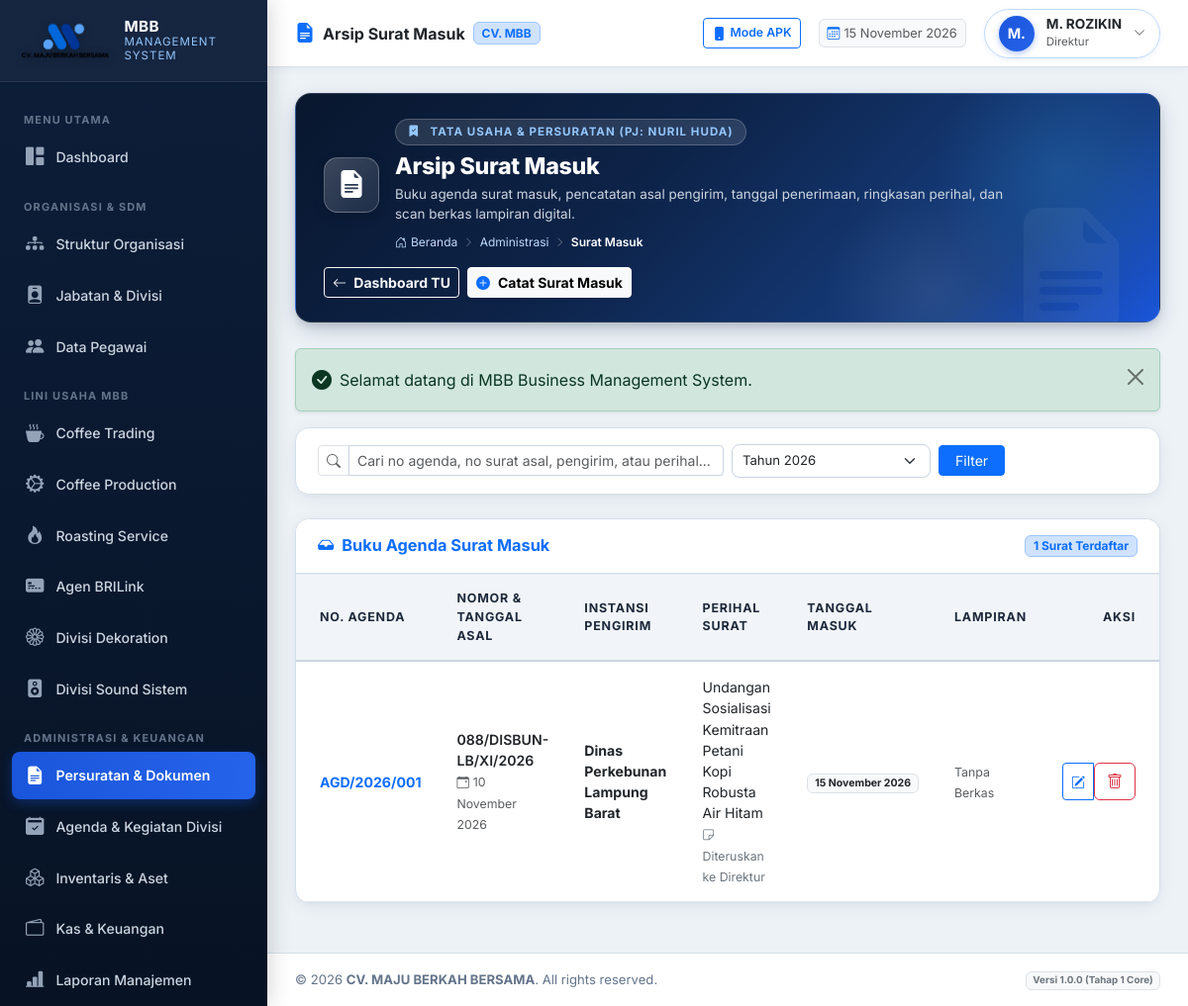
The app's page /modules/administration/incoming.php (signed in) with its own data.
### tables this page shows
CREATE TABLE `users` (
  `id` int(11) NOT NULL AUTO_INCREMENT,
  `username` varchar(50) NOT NULL,
  `email` varchar(100) NOT NULL,
  `password_hash` varchar(255) NOT NULL,
  `role_id` int(11) NOT NULL,
  `employee_id` int(11) DEFAULT NULL,
  `is_active` tinyint(1) DEFAULT 1,
  `must_change_password` tinyint(1) DEFAULT 0,
  `last_login_at` datetime DEFAULT NULL,
  `last_login_ip` varchar(45) DEFAULT NULL,
  `created_at` datetime DEFAULT current_timestamp(),
  `updated_at` datetime DEFAULT current_timestamp() ON UPDATE current_timestamp(),
  PRIMARY KEY (`id`),
  UNIQUE KEY `username` (`username`),
  UNIQUE KEY `email` (`email`),
  UNIQUE KEY `employee_id` (`employee_id`),
  KEY `fk_user_role` (`role_id`),
  CONSTRAINT `fk_user_emp` FOREIGN KEY (`employee_id`) REFERENCES `employees` (`id`) ON DELETE SET NULL,
  CONSTRAINT `fk_user_role` FOREIGN KEY (`role_id`) REFERENCES `roles` (`id`)
);

CREATE TABLE `employees` (
  `id` int(11) NOT NULL AUTO_INCREMENT,
  `employee_code` varchar(30) NOT NULL,
  `full_name` varchar(150) NOT NULL,
  `gender` enum('L','P') DEFAULT 'L',
  `phone_number` varchar(30) DEFAULT NULL,
  `email` varchar(100) DEFAULT NULL,
  `address` text DEFAULT NULL,
  `division_id` int(11) DEFAULT NULL,
  `position_id` int(11) DEFAULT NULL,
  `join_date` date DEFAULT NULL,
  `employment_status` enum('TETAP','KONTRAK','MAGANG','HONORER') DEFAULT 'TETAP',
  `is_active` tinyint(1) DEFAULT 1,
  `avatar` varchar(255) DEFAULT NULL,
  `notes` text DEFAULT NULL,
  `created_at` datetime DEFAULT current_timestamp(),
  `updated_at` datetime DEFAULT current_timestamp() ON UPDATE current_timestamp(),
  PRIMARY KEY (`id`),
  UNIQUE KEY `employee_code` (`employee_code`),
  KEY `fk_emp_div` (`division_id`),
  KEY `fk_emp_pos` (`position_id`),
  CONSTRAINT `fk_emp_div` FOREIGN KEY (`division_id`) REFERENCES `divisions` (`id`) ON DELETE SET NULL,
  CONSTRAINT `fk_emp_pos` FOREIGN KEY (`position_id`) REFERENCES `positions` (`id`) ON DELETE SET NULL
);

CREATE TABLE `positions` (
  `id` int(11) NOT NULL AUTO_INCREMENT,
  `position_code` varchar(20) NOT NULL,
  `position_name` varchar(100) NOT NULL,
  `division_id` int(11) DEFAULT NULL,
  `parent_position_id` int(11) DEFAULT NULL,
  `level_rank` int(11) DEFAULT 1,
  `job_description` text DEFAULT NULL,
  `is_active` tinyint(1) DEFAULT 1,
  `created_at` datetime DEFAULT current_timestamp(),
  `updated_at` datetime DEFAULT current_timestamp() ON UPDATE current_timestamp(),
  PRIMARY KEY (`id`),
  UNIQUE KEY `position_code` (`position_code`),
  KEY `fk_pos_div` (`division_id`),
  KEY `fk_pos_parent` (`parent_position_id`),
  CONSTRAINT `fk_pos_div` FOREIGN KEY (`division_id`) REFERENCES `divisions` (`id`) ON DELETE SET NULL,
  CONSTRAINT `fk_pos_parent` FOREIGN KEY (`parent_position_id`) REFERENCES `positions` (`id`) ON DELETE SET NULL
);

CREATE TABLE `incoming_letters` (
  `id` int(11) NOT NULL AUTO_INCREMENT,
  `agenda_number` varchar(50) NOT NULL,
  `letter_number` varchar(100) NOT NULL,
  `sender` varchar(150) NOT NULL,
  `letter_date` date NOT NULL,
  `received_date` date NOT NULL,
  `subject` varchar(255) NOT NULL,
  `file_path` varchar(255) DEFAULT NULL,
  `notes` text DEFAULT NULL,
  `created_by` int(11) DEFAULT NULL,
  `created_at` datetime DEFAULT current_timestamp(),
  PRIMARY KEY (`id`),
  UNIQUE KEY `agenda_number` (`agenda_number`)
);

### modules/administration/incoming.php (the view, shortened to what the rows shown need)
<?php
require_once __DIR__ . '/../../core/Auth.php';
require_once __DIR__ . '/../../core/Permission.php';
require_once __DIR__ . '/../../helpers/utils.php';
$db = Database::getInstance();
$yearFilter = trim($_GET['year'] ?? date('Y'));
$query = "SELECT * FROM incoming_letters WHERE 1=1";
$params = [];
if ($yearFilter !== '') {
    $query .= " AND YEAR(received_date) = ?";
    $params[] = $yearFilter;
}
$query .= " ORDER BY received_date DESC, id DESC";
$stmt = $db->prepare($query);
$stmt->execute($params);
$letters = $stmt->fetchAll();
$pageTitle = 'Arsip Surat Masuk';
require_once __DIR__ . '/../../components/header.php';
require_once __DIR__ . '/../../components/topbar.php';
?>
<div class="card-mbb">
    <div class="card-mbb-body p-0">
        <div class="table-responsive">
            <table class="table-mbb align-middle">
                <thead>
                    <tr>
                        <th class="ps-4">No. Agenda</th>
                        <th>Nomor & Tanggal Asal</th>
                        <th>Instansi Pengirim</th>
                        <th>Perihal Surat</th>
                        <th>Tanggal Masuk</th>
                        <th>Lampiran</th>
                        <?php if (Permission::can('administration.manage')): ?>
                        <th class="text-end pe-4">Aksi</th>
                        <?php endif; ?>
                    </tr>
                </thead>
                <tbody>
                    <?php if (empty($letters)): ?>
                        <tr>
                            <td colspan="7" class="text-center py-5 text-muted">
                                <i class="bi bi-inbox fs-1 d-block mb-2 text-secondary opacity-50"></i>
                                Belum ada arsip surat masuk yang cocok dengan kriteria pencarian.
                            </td>
                        </tr>
                    <?php else: ?>
                        <?php foreach ($letters as $l): ?>
                            <tr>
                                <td class="ps-4 fw-bold text-primary"><?= e($l['agenda_number']) ?></td>
                                <td>
                                    <div class="fw-semibold text-dark"><?= e($l['letter_number']) ?></div>
                                    <small class="text-muted"><i class="bi bi-calendar-event me-1"></i><?= format_tanggal($l['letter_date']) ?></small>
                                </td>
                                <td>
                                    <div class="fw-bold text-dark"><?= e($l['sender']) ?></div>
                                </td>
                                <td>
                                    <div class="text-dark"><?= e($l['subject']) ?></div>
                                    <?php if (!empty($l['notes'])): ?>
                                        <small class="text-secondary"><i class="bi bi-sticky me-1"></i><?= e($l['notes']) ?></small>
                                    <?php endif; ?>
                                </td>
                                <td>
                                    <span class="badge bg-light text-dark border"><?= format_tanggal($l['received_date']) ?></span>
                                </td>
                                <td>
                                    <?php if ($l['file_path']): ?>
                                        <a href="<?= base_url($l['file_path']) ?>" target="_blank" class="btn btn-sm btn-outline-primary" title="Buka / Download File">
                                            <i class="bi bi-paperclip me-1"></i> Berkas
                                        </a>
                                    <?php else: ?>
                                        <span class="text-muted small">Tanpa Berkas</span>
                                    <?php endif; ?>
                                </td>
                                <?php if (Permission::can('administration.manage')): ?>
                                <td class="text-end pe-4">
                                    <div class="btn-group btn-group-sm">
                                        <button type="button" class="btn btn-outline-primary btn-edit-letter"
                                                data-id="<?= $l['id'] ?>"
                                                data-agenda="<?= e($l['agenda_number']) ?>"
                                                data-number="<?= e($l['letter_number']) ?>"
                                                data-sender="<?= e($l['sender']) ?>"
                                                data-letterdate="<?= $l['letter_date'] ?>"
                                                data-recvdate="<?= $l['received_date'] ?>"
                                                data-subject="<?= e($l['subject']) ?>"
                                                data-notes="<?= e($l['notes']) ?>"
                                                title="Edit Data Surat">
                                            <i class="bi bi-pencil-square"></i>
                                        </button>
                                        <form method="POST" action="" class="d-inline">
                                            <button type="submit" class="btn btn-outline-danger btn-confirm-delete"
                                                    data-confirm="Hapus surat masuk no agenda '<?= e($l['agenda_number']) ?>'?" title="Hapus">
                                                <i class="bi bi-trash"></i>
                                            </button>
                                        </form>
                                    </div>
                                </td>
                                <?php endif; ?>
                            </tr>
                        <?php endforeach; ?>
                    <?php endif; ?>
                </tbody>
            </table>
        </div>
    </div>
</div>
<?php require_once __DIR__ . '/../../components/footer.php'; ?>

### components/topbar.php (shortened to what the rows shown need)
<?php
$user = Auth::user();
$displayName = $user['full_name'] ?? ($user['username'] ?? 'User');
$displayRole = $user['role_title'] ?? ($user['role_name'] ?? 'User');
$displayPos  = $user['position_name'] ?? $displayRole;
$initials    = strtoupper(substr($displayName, 0, 2));
$activeMeta = $moduleMetadata[$currentModule ?? 'dashboard'] ?? [
    'title'    => $pageTitle ?? 'MBB Management System',
    'category' => 'SISTEM INFORMASI TERPADU',
    'icon'     => 'bi-grid-fill',
    'desc'     => 'Sistem manajemen operasional terpadu CV. MAJU BERKAH BERSAMA'
];
$bannerTitle    = $pageTitle ?? $activeMeta['title'];
?>
<div class="main-content">
    <header class="topbar">
        <div class="topbar-right">
            <div class="dropdown">
                <div class="user-profile-badge" data-bs-toggle="dropdown" aria-expanded="false">
                    <div class="user-avatar"><?= e($initials) ?></div>
                    <div class="d-none d-sm-block text-start lh-1">
                        <div class="fw-bold text-dark" style="font-size: 0.85rem;"><?= e($displayName) ?></div>
                        <small class="text-muted" style="font-size: 0.72rem;"><?= e($displayPos) ?></small>
                    </div>
                    <i class="bi bi-chevron-down text-muted" style="font-size: 0.75rem;"></i>
                </div>
            </div>
        </div>
    </header>
    <div class="content-body">
        <div class="page-hero-banner">
            <div class="page-hero-content">
                <div class="banner-title-group">
                    <div>
                        <h2 class="banner-page-title"><?= e($bannerTitle) ?></h2>
                    </div>
                </div>
            </div>
        </div>

### records on screen
users: employee.full_name "M.", employee.full_name "M. ROZIKIN", positions.position_name "Direktur"
incoming_letters: agenda_number "AGD/2026/001", letter_number "088/DISBUN-LB/XI/2026", letter_date "10 November 2026", sender "Dinas Perkebunan Lampung Barat", subject "Undangan Sosialisasi Kemitraan Petani Kopi Robusta Air Hitam", notes "Diteruskan ke Direktur", received_date "15 November 2026", shows "Tanpa Berkas"

### other values on screen
get_company_setting('company_short_name', 'MBB') "MBB"
$bannerTitle "Arsip Surat Masuk"
$bannerCategory "TATA USAHA & PERSURATAN (PJ: NURIL HUDA)"
$bannerDesc "Buku agenda surat masuk, pencatatan asal pengirim, tanggal penerimaan, ringkasan perihal, dan scan berkas lampiran digital."
$label "Administrasi"
$label "Surat Masuk"
$msg "Selamat datang di MBB Business Management System."
count($letters) "1"
get_company_setting('company_name', 'CV. MAJU BERKAH BERSAMA') "CV. MAJU BERKAH BERSAMA"
